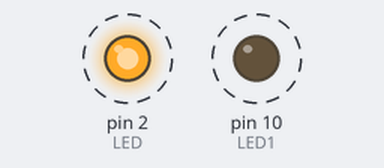
Bench run of a sketch on a simulated Arduino Uno, built with avr-gcc and run on an emulated ATmega328P. Parts: output pins drawn as LEDs (lit = HIGH). Dashed ring = blinking.

Above: at 0.2 s.
Timing chart, 0 to 4.6 s (numbered marks = the images above):
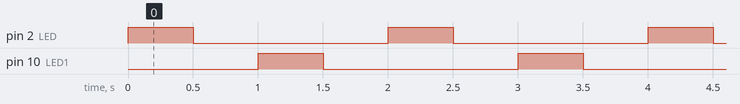

The sketch:

turnOnLight.ino
```cpp
int LED = 2;
int LED1 = 10;

void setup() {
  // put your setup code here, to run once:
  pinMode(LED, OUTPUT);
  pinMode(LED1, OUTPUT);
}

void loop() {
  // put your main code here, to run repeatedly:
  digitalWrite(LED, HIGH);
  delay(500);
  digitalWrite(LED,LOW);
  delay(500);
  digitalWrite(LED1,HIGH);
  delay(500);
  digitalWrite(LED1,LOW);
  delay(500);
}
```

Measured:
- by itself, pin 2 (LED), pin 10 (LED1): alternates HIGH for 0.50 s and LOW for 1.5 s
- by itself, everything shown: repeats every 2.0 s, in 4 steps
